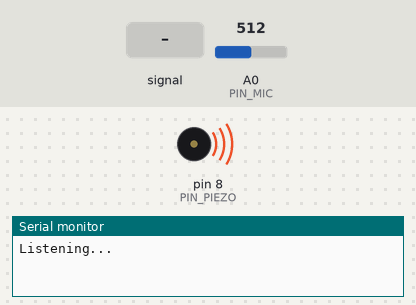
A sketch run on a simulated Arduino Uno, built with avr-gcc and run on an emulated ATmega328P. On the bench: buzzer (waves = sounding), the last lines printed to the serial monitor. The inputs (shaded band) are chosen by the test bench; at power-on: A0 (PIN_MIC) = 512.

Above: at 0.86 s.
1.3 s: A0 (PIN_MIC) fed a 200 Hz sine of ±81 counts around its level
At 1.82 s:
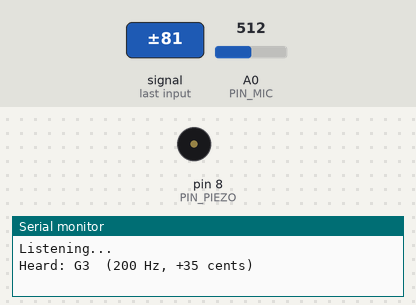
4.3 s: A0 (PIN_MIC) fed a 1000 Hz sine of ±255 counts around its level
Timing chart, 0 to 13.3 s (numbered marks = the images above; inputs shaded):
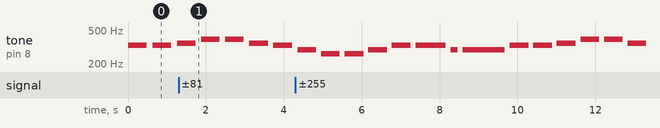

The sketch:

piezo-parlante.ino
```cpp
// ---------- Pins ----------
const int PIN_PIEZO = 8;
const int PIN_MIC   = A0;          // KY-037 AO

// ---------- Melody: Ode to Joy ----------
const int C4 = 262, D4 = 294, E4 = 330, F4 = 349, G4 = 392;

const int melodia[] = {
  E4, E4, F4, G4,  G4, F4, E4, D4,
  C4, C4, D4, E4,  E4, D4, D4,
  E4, E4, F4, G4,  G4, F4, E4, D4,
  C4, C4, D4, E4,  D4, C4, C4
};
const float duracion[] = {
  1, 1, 1, 1,  1, 1, 1, 1,
  1, 1, 1, 1,  1.5, 0.5, 2,
  1, 1, 1, 1,  1, 1, 1, 1,
  1, 1, 1, 1,  1.5, 0.5, 2
};
const int NOTAS = sizeof(melodia) / sizeof(melodia[0]);

const int TEMPO_MS = 600;          // one quarter note (slower than before so notes can be told apart)
const int GAP_MS   = 120;          // silence at the end of each note
const unsigned long PAUSA_FINAL = 2000;

unsigned long proximaNota = 0;
int idxNota = 0;

// ---------- Listener ----------
const int N = 320;                 // samples per window
int muestras[N];

const int UMBRAL_PP = 20;          // minimum peak-to-peak (ADC counts) to count as sound
const float F_MIN = 150, F_MAX = 1000;
const bool DEBUG_PP = false;       // true = print the signal amplitude to calibrate

const char* NOMBRES[] = {"C", "C#", "D", "D#", "E", "F", "F#", "G", "G#", "A", "A#", "B"};

int notaConfirmada = -1;           // MIDI note currently reported (-1 = none)
int candidata = -1;
int aciertos = 0;

// ---------- Melody (non-blocking) ----------
void tocarMelodia() {
  if (millis() < proximaNota) return;

  int dur = TEMPO_MS * duracion[idxNota];
  if (melodia[idxNota] > 0) tone(PIN_PIEZO, melodia[idxNota], dur - GAP_MS);

  proximaNota = millis() + dur;
  idxNota++;
  if (idxNota >= NOTAS) {
    idxNota = 0;
    proximaNota += PAUSA_FINAL;
  }
}

// ---------- Frequency detection ----------
// Returns: -1 = silence, 0 = sound without a clear pitch, >0 = frequency in Hz
float detectarFrecuencia() {
  unsigned long t0 = micros();
  for (int i = 0; i < N; i++) muestras[i] = analogRead(PIN_MIC);
  float usPorMuestra = (micros() - t0) / (float)N;

  long suma = 0;
  int mn = 1023, mx = 0;
  for (int i = 0; i < N; i++) {
    suma += muestras[i];
    if (muestras[i] < mn) mn = muestras[i];
    if (muestras[i] > mx) mx = muestras[i];
  }
  int pp = mx - mn;
  if (DEBUG_PP) { Serial.print("pp="); Serial.println(pp); }
  if (pp < UMBRAL_PP) return -1;

  int media = suma / N;
  int hist = pp / 4;                       // hysteresis against noise
  int umbralAlto = media + hist;
  int umbralBajo = media - hist;

  bool alto = muestras[0] > umbralAlto;
  int cruces = 0;
  float primero = 0, ultimo = 0;

  for (int i = 1; i < N; i++) {
    if (!alto && muestras[i] > umbralAlto) {
      alto = true;
      // linear interpolation for the exact crossing position
      float pos = (i - 1) + (float)(umbralAlto - muestras[i - 1]) / (muestras[i] - muestras[i - 1]);
      if (cruces == 0) primero = pos;
      ultimo = pos;
      cruces++;
    } else if (alto && muestras[i] < umbralBajo) {
      alto = false;
    }
  }

  if (cruces < 4) return 0;
  float periodo = (ultimo - primero) / (cruces - 1);   // in samples
  return 1e6 / (periodo * usPorMuestra);
}

int frecuenciaAMidi(float f) {
  return (int)round(69.0 + 12.0 * log(f / 440.0) / 0.693147);
}

void imprimirNota(int midi, float f) {
  int idx = ((midi % 12) + 12) % 12;
  int octava = midi / 12 - 1;
  float ideal = 440.0 * pow(2.0, (midi - 69) / 12.0);
  int cents = (int)round(1200.0 * log(f / ideal) / 0.693147);

  Serial.print("Heard: ");
  Serial.print(NOMBRES[idx]);
  Serial.print(octava);
  Serial.print("  (");
  Serial.print((int)round(f));
  Serial.print(" Hz, ");
  if (cents >= 0) Serial.print('+');
  Serial.print(cents);
  Serial.println(" cents)");
}

void setup() {
  pinMode(PIN_PIEZO, OUTPUT);
  Serial.begin(9600);
  Serial.println("Listening...");
}

void loop() {
  tocarMelodia();

  float f = detectarFrecuencia();

  if (f < 0) {                               // silence: ready to report the same note again
    notaConfirmada = -1;
    candidata = -1;
    aciertos = 0;
    return;
  }
  if (f < F_MIN || f > F_MAX) {              // noise without a usable pitch
    candidata = -1;
    aciertos = 0;
    return;
  }

  int midi = frecuenciaAMidi(f);
  if (midi == candidata) aciertos++;
  else { candidata = midi; aciertos = 1; }

  if (aciertos >= 2 && midi != notaConfirmada) {
    notaConfirmada = midi;
    imprimirNota(midi, f);
  }
}
```

Measured:
- by itself, tone on pin 8 (PIN_PIEZO): plays 294 Hz for 0.48 s, 262 Hz for 0.48 s, 262 Hz for 0.48 s, 294 Hz for 0.48 s, 330 Hz for 0.48 s, 330 Hz for 0.78 s … (14 notes in this stretch)
